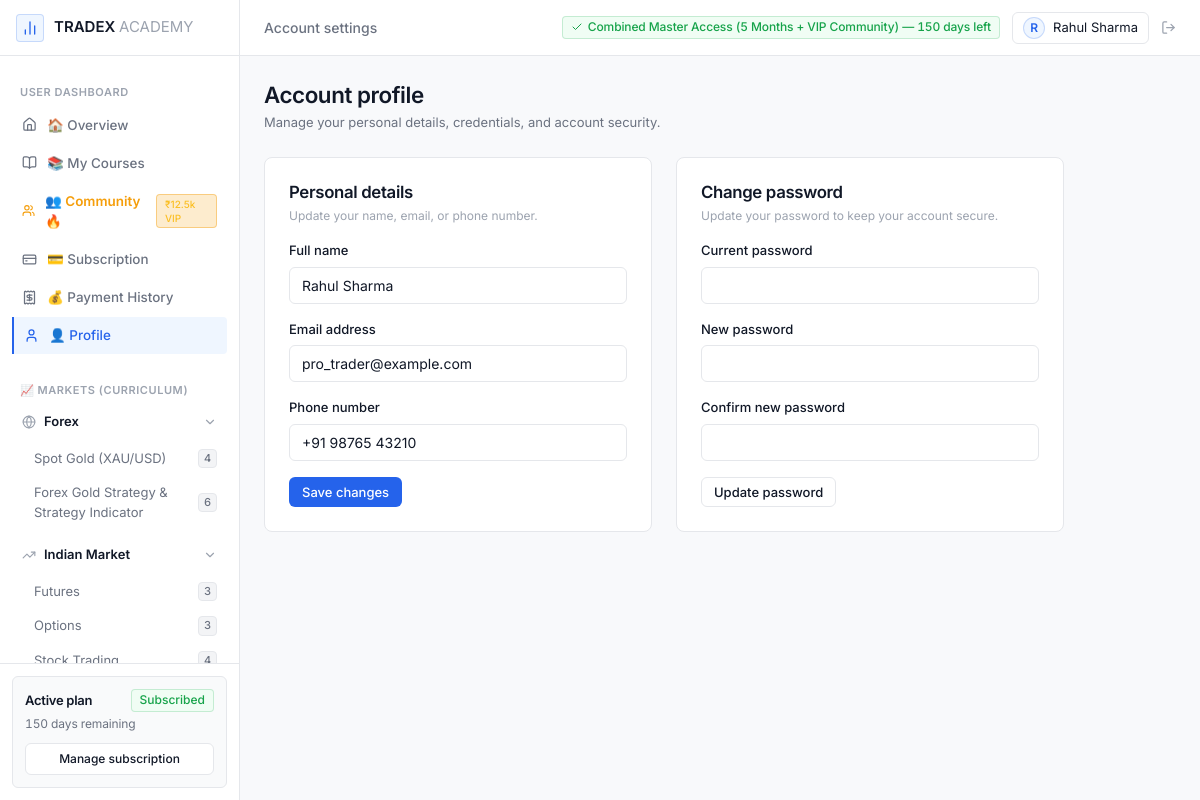
The app's page /accounts/profile/ (signed in) with its own data.
### courses/models.py (models this page shows, shortened)
class Category(models.Model):
    name = models.CharField(max_length=100, unique=True)
    slug = models.SlugField(max_length=120, unique=True, blank=True)
    description = models.TextField(blank=True)
    icon = models.CharField(max_length=50, default='chart-candlestick', help_text='Icon identifier (lucide/fontawesome style)')
    order = models.PositiveIntegerField(default=0)
    created_at = models.DateTimeField(auto_now_add=True)
    class Meta:
        verbose_name = 'Category'
        verbose_name_plural = 'Categories'
        ordering = ['order', 'name']

class SubCategory(models.Model):
    TIER_CHOICES = [
        ('standard', 'Standard Academy (₹5,000)'),
        ('gold_strategy', 'Gold Strategy + Indicator (₹10,000)'),
    ]
    parent = models.ForeignKey(Category, on_delete=models.CASCADE, related_name='subcategories')
    name = models.CharField(max_length=100)
    slug = models.SlugField(max_length=120, blank=True)
    description = models.TextField(blank=True)
    badge = models.CharField(max_length=50, blank=True, help_text='e.g., Special Indicator ₹10,000, F&O, Equity')
    tier_required = models.CharField(max_length=50, choices=TIER_CHOICES, default='standard', help_text='Subscription tier required to unlock')
    order = models.PositiveIntegerField(default=0)
    created_at = models.DateTimeField(auto_now_add=True)
    class Meta:
        verbose_name = 'Sub-Category'
        verbose_name_plural = 'Sub-Categories'
        unique_together = ('parent', 'slug')
        ordering = ['order', 'name']

### subscriptions/models.py (models this page shows, shortened)
class Subscription(models.Model):
    STATUS_CHOICES = [
        ('ACTIVE', 'Active'),
        ('EXPIRED', 'Expired'),
        ('PENDING', 'Pending Verification'),
        ('FAILED', 'Payment Failed'),
        ('CANCELLED', 'Cancelled'),
    ]
    PLAN_TYPE_CHOICES = [
        ('standard', 'Standard Academy (₹5,000)'),
        ('gold_strategy', 'Forex Gold Strategy + Indicator (₹10,000)'),
        ('combo', 'Combined All-Access Bundle (₹12,500)'),
    ]
    user = models.ForeignKey(settings.AUTH_USER_MODEL, on_delete=models.CASCADE, related_name='subscriptions')
    plan_type = models.CharField(max_length=50, choices=PLAN_TYPE_CHOICES, default='combo', db_index=True)
    plan_name = models.CharField(max_length=100, default='All-Access Trading Mastery (2 Months)')
    amount_paid = models.DecimalField(max_digits=10, decimal_places=2, default=5000.00)
    currency = models.CharField(max_length=10, default='INR')
    start_date = models.DateTimeField(default=timezone.now)
    end_date = models.DateTimeField()
    status = models.CharField(max_length=20, choices=STATUS_CHOICES, default='PENDING', db_index=True)
    razorpay_order_id = models.CharField(max_length=100, blank=True, null=True, db_index=True)
    razorpay_payment_id = models.CharField(max_length=100, blank=True, null=True, db_index=True)
    razorpay_signature = models.CharField(max_length=255, blank=True, null=True)
    created_at = models.DateTimeField(auto_now_add=True)
    updated_at = models.DateTimeField(auto_now=True)
    class Meta:
        verbose_name = 'Subscription'
        verbose_name_plural = 'Subscriptions'
        ordering = ['-created_at']
    @property
    def is_currently_active(self):
        return self.status == 'ACTIVE' and self.end_date > timezone.now()
    @property
    def days_remaining(self):
        if not self.is_currently_active:
            return 0
        diff = self.end_date - timezone.now()
        return max(0, diff.days + (1 if diff.seconds > 0 else 0))

### accounts/models.py (models this page shows, shortened)
class User(AbstractBaseUser, PermissionsMixin):
    email = models.EmailField('Email Address', unique=True, db_index=True)
    name = models.CharField('Full Name', max_length=150)
    phone = models.CharField('Phone Number', max_length=20, blank=True, null=True)
    referral_code = models.CharField('Referral Code', max_length=50, blank=True, null=True)
    is_active = models.BooleanField('Active', default=True)
    is_staff = models.BooleanField('Staff Status', default=False)
    date_joined = models.DateTimeField('Date Joined', default=timezone.now)
    objects = CustomUserManager()
    USERNAME_FIELD = 'email'
    REQUIRED_FIELDS = ['name']
    class Meta:
        verbose_name = 'User'
        verbose_name_plural = 'Users'
        ordering = ['-date_joined']
    @property
    def has_active_subscription(self):
        return self.subscriptions.filter(
            status='ACTIVE',
            end_date__gt=timezone.now()
        ).exists()
    @property
    def active_subscription(self):
        return self.subscriptions.filter(
            status='ACTIVE',
            end_date__gt=timezone.now()
        ).order_by('-end_date').first()

### accounts/views.py (the view, shortened to what this page needs)
# urls.py: path('profile/', views.profile_view, name='profile'),
@login_required
def profile_view(request):
    profile_form = UserProfileForm(instance=request.user)
    password_form = CustomPasswordChangeForm(user=request.user)
    return render(request, 'accounts/profile.html', {
        'profile_form': profile_form,
        'password_form': password_form,
        'user': request.user,
        'has_subscription': request.user.has_active_subscription,
        'active_subscription': request.user.active_subscription,
    })

### templates/accounts/profile.html (shortened to what this page needs)
{% extends "dashboard_base.html" %}
{% load static %}
{% block header_title %}Account settings{% endblock %}
{% block content %}
<div style="max-width: 800px;">
  <div style="margin-bottom: 24px;">
    <h1 style="font-size: 1.4rem; color: var(--text-primary); margin-bottom: 4px;">Account profile</h1>
    <p style="color: var(--text-secondary); font-size: 0.8125rem;">Manage your personal details, credentials, and account security.</p>
  </div>
  <div class="grid-2" style="align-items: start; gap: 24px;">
    <div class="card">
      <h2 style="font-size: 1.05rem; color: var(--text-primary); margin-bottom: 4px; font-weight: 600;">Personal details</h2>
      <p style="font-size: 0.75rem; color: var(--text-muted); margin-bottom: 16px;">Update your name, email, or phone number.</p>
      <form method="POST" action="{% url 'accounts:profile' %}">
        <div class="form-group">
          <label class="form-label" for="profile-name-input">Full name</label>
          {{ profile_form.name }}
        </div>
        <div class="form-group">
          <label class="form-label" for="profile-email-input">Email address</label>
          {{ profile_form.email }}
        </div>
        <div class="form-group">
          <label class="form-label" for="profile-phone-input">Phone number</label>
          {{ profile_form.phone }}
        </div>
        <button type="submit" class="btn btn-primary btn-sm">
          Save changes
        </button>
      </form>
    </div>
    <div class="card">
      <h2 style="font-size: 1.05rem; color: var(--text-primary); margin-bottom: 4px; font-weight: 600;">Change password</h2>
      <p style="font-size: 0.75rem; color: var(--text-muted); margin-bottom: 16px;">Update your password to keep your account secure.</p>
      <form method="POST" action="{% url 'accounts:profile' %}">
        <div class="form-group">
          <label class="form-label">Current password</label>
          {{ password_form.old_password }}
        </div>
        <div class="form-group">
          <label class="form-label">New password</label>
          {{ password_form.new_password1 }}
        </div>
        <div class="form-group">
          <label class="form-label">Confirm new password</label>
          {{ password_form.new_password2 }}
        </div>
        <button type="submit" class="btn btn-secondary btn-sm">
          Update password
        </button>
      </form>
    </div>
  </div>
</div>
{% endblock %}

### templates/dashboard_base.html (shortened to what this page needs)
{% extends "base.html" %}
{% load static %}
{% block extra_css %}
<link rel="stylesheet" href="{% static 'css/dashboard.css' %}">
{% endblock %}
{% block body_content %}
<div class="dashboard-layout">
  <aside class="dashboard-sidebar" id="dashboardSidebar">
    <div class="sidebar-header">
      <a href="{% url 'courses:dashboard' %}" class="brand-logo">
        <div class="brand-icon">
          <i data-lucide="bar-chart-2" style="width: 16px; height: 16px;"></i>
        </div>
        <span>TRADEX <span style="color: var(--text-muted); font-weight: 400;">ACADEMY</span></span>
      </a>
    </div>
    <nav class="sidebar-nav">
      <div class="nav-section-title">User Dashboard</div>
      <div class="nav-item">
        <a href="{% url 'courses:dashboard' %}#overview" class="nav-link dash-sidebar-link {% if request.resolver_match.url_name == 'dashboard' %}active{% endif %}" data-section="overview">
          <i data-lucide="home" style="width: 15px; height: 15px;"></i>
          <span>🏠 Overview</span>
        </a>
      </div>
      <div class="nav-item">
        <a href="{% url 'courses:dashboard' %}#my-courses" class="nav-link dash-sidebar-link" data-section="my-courses">
          <i data-lucide="book-open" style="width: 15px; height: 15px;"></i>
          <span>📚 My Courses</span>
        </a>
      </div>
      {% if user_has_combo_access %}
      <div class="nav-item">
        <a href="{% url 'courses:dashboard' %}#community" class="nav-link dash-sidebar-link" data-section="community" style="color: #f59e0b; font-weight: 600;">
          <i data-lucide="users" style="width: 15px; height: 15px; color: #f59e0b;"></i>
          <span>👥 Community 🔥</span>
          <span class="badge badge-gold" style="font-size: 0.625rem; margin-left: auto; background: rgba(245, 158, 11, 0.2); color: #fbbf24; border: 1px solid rgba(245, 158, 11, 0.4);">₹12.5k VIP</span>
        </a>
      </div>
      {% endif %}
      <div class="nav-item">
        <a href="{% url 'courses:dashboard' %}#subscription" class="nav-link dash-sidebar-link" data-section="subscription">
          <i data-lucide="credit-card" style="width: 15px; height: 15px;"></i>
          <span>💳 Subscription</span>
        </a>
      </div>
      <div class="nav-item">
        <a href="{% url 'courses:dashboard' %}#payment-history" class="nav-link dash-sidebar-link" data-section="payment-history">
          <i data-lucide="receipt" style="width: 15px; height: 15px;"></i>
          <span>💰 Payment History</span>
        </a>
      </div>
      <div class="nav-item">
        <a href="{% url 'accounts:profile' %}" class="nav-link {% if request.resolver_match.url_name == 'profile' %}active{% endif %}">
          <i data-lucide="user" style="width: 15px; height: 15px;"></i>
          <span>👤 Profile</span>
        </a>
      </div>
      <div class="nav-section-title" style="margin-top: 16px;">📈 Markets (Curriculum)</div>
      {% for cat in sidebar_categories %}
      <div class="category-tree-group">
        <div class="category-parent-header">
          <div class="category-parent-title">
            {% if cat.slug == 'forex' %}
            <i data-lucide="globe" style="width: 14px; height: 14px; color: var(--text-muted);"></i>
            {% else %}
            <i data-lucide="trending-up" style="width: 14px; height: 14px; color: var(--text-muted);"></i>
            {% endif %}
            <span>{{ cat.name }}</span>
          </div>
          <i data-lucide="chevron-down" class="tree-chevron" style="width: 14px; height: 14px; color: var(--text-muted);"></i>
        </div>
        <ul class="subcategory-list">
          {% for sub in cat.subcategories.all %}
          <li class="subcategory-item">
            <a href="{% url 'courses:category_videos' cat.slug sub.slug %}"
               class="subcategory-link {% if request.resolver_match.kwargs.category_slug == cat.slug and request.resolver_match.kwargs.subcategory_slug == sub.slug %}active{% endif %}"
               id="nav-sub-{{ sub.slug }}">
              <span>{{ sub.name }}</span>
              <span class="badge badge-gray num" style="font-size: 0.6875rem; padding: 1px 5px;">{{ sub.videos.count }}</span>
            </a>
          </li>
          {% empty %}
          <li style="padding: 6px 12px; font-size: 0.75rem; color: var(--text-muted);">No categories available</li>
          {% endfor %}
        </ul>
      </div>
      {% endfor %}
    </nav>
    <div class="sidebar-footer">
      {% if user_has_active_subscription %}
      <div class="subscription-card-mini">
        <div style="display: flex; align-items: center; justify-content: space-between; margin-bottom: 4px;">
          <h5 style="margin: 0;">Active plan</h5>
          <span class="badge badge-green">Subscribed</span>
        </div>
        <p class="num">
          {{ active_subscription.days_remaining }} days remaining
        </p>
        <a href="{% url 'subscriptions:my_subscription' %}" class="btn btn-secondary btn-sm btn-block" style="font-size: 0.75rem;">Manage subscription</a>
      </div>
      {% endif %}
    </div>
  </aside>
  <div class="dashboard-main">
    <header class="dashboard-header">
      <div class="header-left">
        <span style="font-size: 0.875rem; color: var(--text-secondary); font-weight: 500;">
          {% block header_title %}Academy{% endblock %}
        </span>
      </div>
      <div class="header-right">
        {% if user_has_active_subscription %}
        <span class="badge badge-green num">
          <i data-lucide="check" style="width: 12px; height: 12px;"></i>
          {{ active_subscription.plan_name }} &mdash; {{ active_subscription.days_remaining }} days left
        </span>
        {% endif %}
        <a href="{% url 'accounts:profile' %}" class="user-profile-badge" style="text-decoration: none;" title="View account profile">
          <div class="user-avatar">
            {{ request.user.name|default:request.user.email|slice:":1"|upper }}
          </div>
          <span>{{ request.user.name|default:request.user.email }}</span>
        </a>
        <a href="{% url 'accounts:logout' %}" style="color: var(--text-muted); display: flex; align-items: center;" title="Sign out">
          <i data-lucide="log-out" style="width: 15px; height: 15px;"></i>
        </a>
      </div>
    </header>
    <main class="dashboard-content">
      {% block content %}{% endblock %}
    </main>
  </div>
</div>
{% endblock %}

### records on screen
Category: slug "forex" (drawn), name "Forex"
SubCategory: name "Spot Gold (XAU/USD)", videos.count "4"
SubCategory: name "Forex Gold Strategy & Strategy Indicator", videos.count "6"
Category: slug "indian-market" (drawn), name "Indian Market"
SubCategory: name "Futures", videos.count "3"
SubCategory: name "Options", videos.count "3"
SubCategory: name "Stock Trading", videos.count "4"
Subscription: days_remaining "150", plan_name "Combined Master Access (5 Months + VIP Community)"
User: user.name "R", user.name "Rahul Sharma", name "Rahul Sharma", email "pro_trader@example.com", phone "+91 98765 43210"
